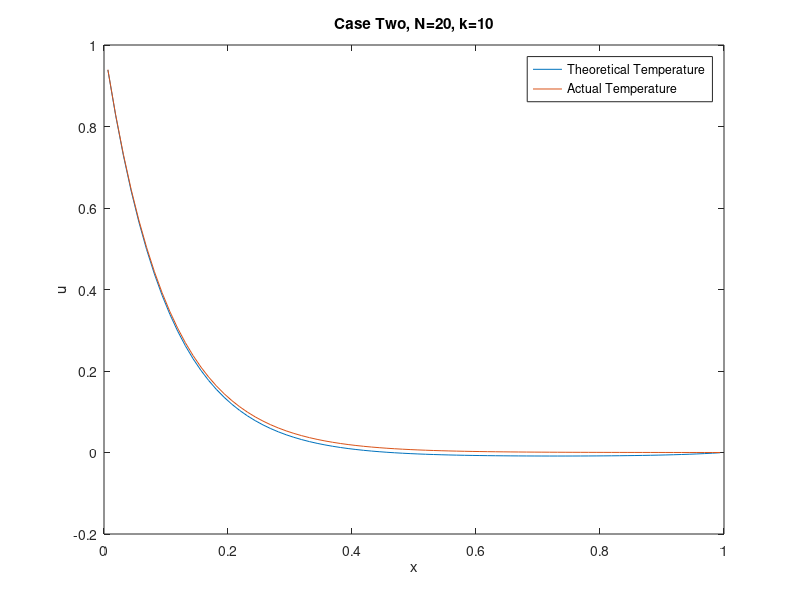

MATLAB code for this plot:
%%Boundary Conditions and givens
n=80; %increase for grid convergence
L=1;
k=10;
lambda=(k^2);
U0=1;
v=1;
h=L/n;
a=ones(n+2,1);                          %superdiagonal
b=-(2+lambda*(h^2))*ones(n+2,1);        %diagonal
c=ones(n+2,1);                          %subdiagonal
d=zeros(n+2,1);
b(1)=1;     
c(1)=1;     
a(n+2)=1;   
b(n+2)=1;
d(1)=2*U0;

c1=zeros(n+2,1);
d1=zeros(n+2,1);
d1(1)=d(1)/b(1);
c1(1)=c(1)/b(1);

for i=2:n+2
c1(i)=c(i)/(b(i)-a(i)*c1(i-1));
d1(i)=(d(i)-a(i)*d1(i-1))/(b(i)-a(i)*c1(i-1));
end
%back substitution
u=zeros(n+2,1);
u(n+2)=d1(n+2);
for i=n+1:-1:1
    u(i)=d1(i)-c1(i)*u(i+1);
end
%%Graphing
x=h/2:h:(L-h/2);
ut=(((sinh(k*(L-x))+sinh(k*x))/sinh(k*L))-1)*(1/(k^2))+U0*(sinh(k*(L-x))/sinh(k*L));
%%plot(x,ut,x,u(2:n+1))
%%title('Case One, N=20, k=100')
%%xlabel('x')
%%ylabel('u')
%%legend('Theoretical Temperature','Actual Temperature')

%%Part 2
h=L/n;
U0=1
a=-ones(n+2,1);
b=(2+lambda*(h^2))*ones(n+2,1);
c=-ones(n+2,1);
d=zeros(n+2,1);
b(1)=1;
a(n+2)=1;
c(1)=-1
b(n+2)=1
d(1)=1/8;
%%Forward elimination
d1=zeros(n+2,1);
c1=zeros(n+2,1);
d1(1)=d(1)/b(1);
c1(1)=c(1)/b(1);
for i=2:n+2
    c1(i)=c(i)/(b(i)-a(i)*c1(i-1));
    d1(i)=(d(i)-a(i)*d1(i-1))/(b(i)-a(i)*c1(i-1));
end
%Back Substitiution
u=zeros(n+2,1);
u(n+2)=d1(n+2);
for i=n+1:-1:1
    u(i)=d1(i)-c1(i)*u(i+1);
end
ut2=((cosh(k*x)/cosh(k*L))-1)*(1/(k^2))-(v/k)*(sinh(k*(L-x))/cosh(k*L));
plot(x,ut2,x,u(2:n+1))
plot(x,ut,x,u(2:n+1))
title('Case Two, N=20, k=10')
xlabel('x')
ylabel('u')
legend('Theoretical Temperature','Actual Temperature')